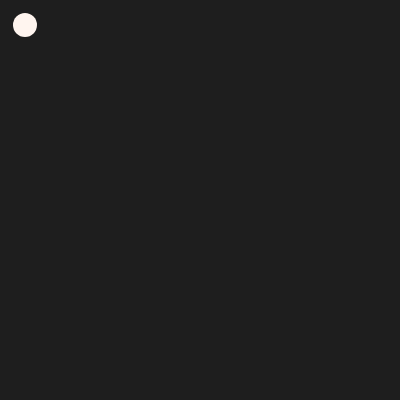
Frame 1 (no input)
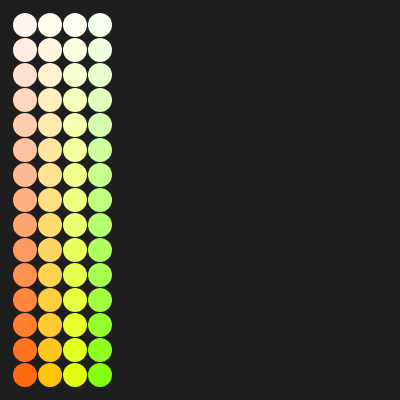
Frame 60 (no input)
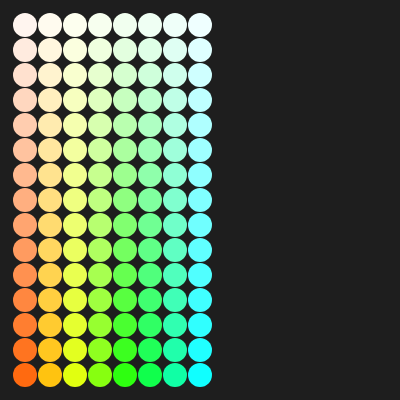
Frame 120 (the mouse pressed at the canvas centre since frame 60)

The p5.js sketch that drew these frames (run headless with seeded random() and noise() and a simulated clock; from frame 60 on, the mouse is pressed at the canvas centre):

// p5.js sketch
// ── sketch.js
currentX = 25;
currentY = 25;

function setup() {
  createCanvas(400, 400);
  background(30);
  colorMode(HSB);
  // Impostiamo un frame rate più basso per vedere meglio l'animazione
  frameRate(30);
  
}

function draw() {

// Disegniamo un cerchio alla posizione corrente
noStroke();
let customHue = currentX / 400 * 360;
let customSaturation = currentY / 400 * 100;

fill(customHue, customSaturation, 255);
ellipse(currentX, currentY, 24);

// Aggiorniamo le coordinate per il prossimo cerchio
currentY += 25;

// Se abbiamo raggiunto il bordo inferiore, andiamo alla colonna successiva
if (currentY >= 400) {
  currentY = 25;  // Torniamo all'inizio della riga
  currentX += 25; // Spostiamoci di una colonna
}



// Se abbiamo completato tutta la griglia, fermiamo l'animazione
if (currentX >= 400) {
  noLoop();
}

// if (currentY >= 400) {
//   background(30);
//   currentX = 25;  // Torniamo all'inizio della riga
//   currentY = 25; // Scendiamo di una riga
// }
}
